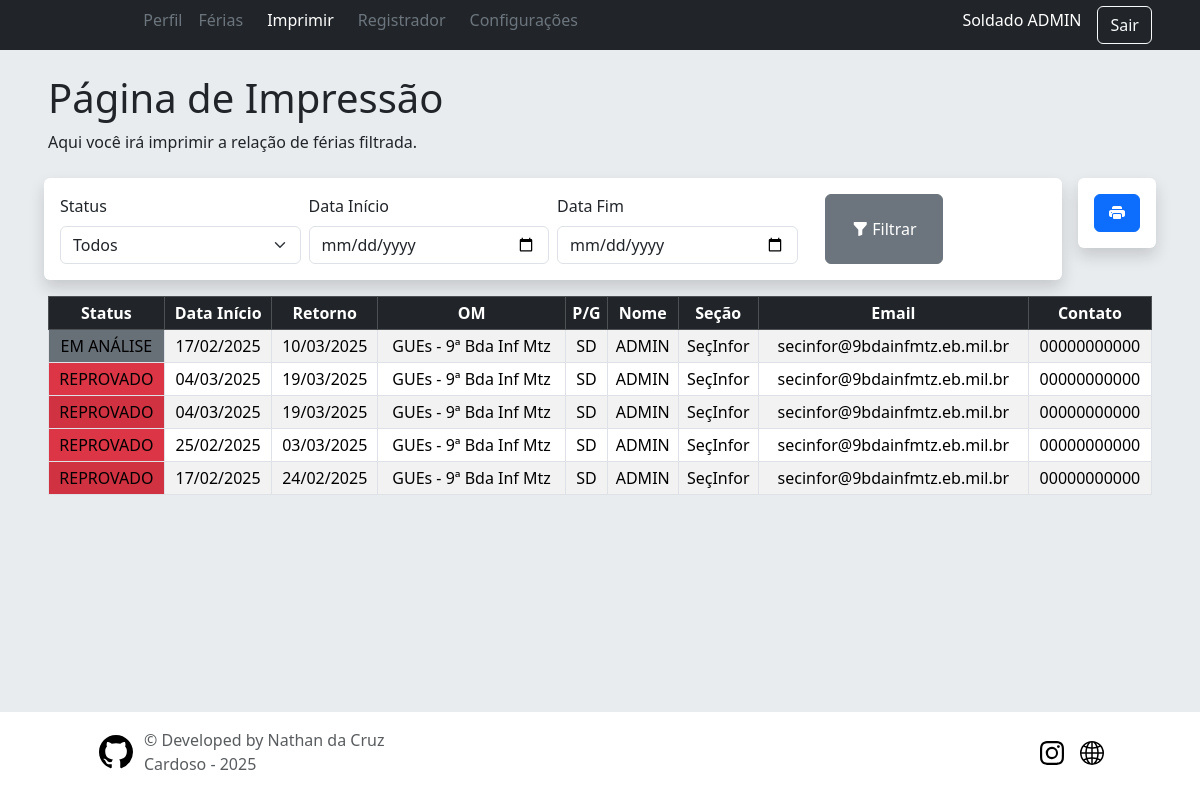
Screenshot of /user/imprimir (signed in) with the database file from the repository.
### app/models/tables.py (models this page shows, shortened)
class Patente(db.Model):
    __tablename__ = 'patentes'
    id = db.Column(db.Integer, primary_key=True)
    abrev = db.Column(db.String(50), nullable=False)
    posto = db.Column(db.String(50), nullable=False)
    users = db.relationship("User",  back_populates='patente')

class User(db.Model, UserMixin):
    __tablename__ = "users"
    id = db.Column(db.Integer, primary_key=True, nullable=False)
    username = db.Column(db.String(30), nullable=False)
    password = db.Column(db.String(255), nullable=False)  # Aumentando o tamanho para suporte a hash
    military_id = db.Column(db.String(30), unique=True, nullable=False)
    nome_completo = db.Column(db.String(30), unique=True, nullable=False)
    nome_guerra = db.Column(db.String(30), nullable=False)
    data_nascimento = db.Column(db.Date, nullable=False)
    nivel = db.Column(db.Integer, nullable=False, default=0)
    dias_disp = db.Column(db.Integer, nullable=False)
    email = db.Column(db.String(30), unique=True, nullable=False)
    telefone = db.Column(db.String(30), unique=True, nullable=False)
    fg_secao_id = db.Column(db.Integer, db.ForeignKey('secoes.id'), nullable=False)
    fg_organization_id = db.Column(db.Integer, db.ForeignKey('organizacoes.id'), nullable=False)
    fg_patente_id = db.Column(db.Integer, db.ForeignKey('patentes.id'), nullable=False)
    patente = db.relationship("Patente",  back_populates='users')
    organizacao = db.relationship("Organizacao",  back_populates='users')
    secao = db.relationship("Secao",  back_populates='users')
    ferias = db.relationship("Vacation",  back_populates='user')

class Vacation(db.Model):
    __tablename__ = "vacations"
    id = db.Column(db.Integer, primary_key=True, nullable=False)
    data_inicio = db.Column(db.Date, nullable=False)
    data_fim = db.Column(db.Date, nullable=False)
    data_registro = db.Column(db.Date, nullable=False)
    data_retorno = db.Column(db.Date, nullable=False)
    destino = db.Column(db.String(30), nullable=False)
    motivo = db.Column(db.String(255))
    dias = db.Column(db.Integer, nullable=False)
    fg_users_id = db.Column(db.Integer, db.ForeignKey('users.id'), nullable=False)
    fg_states_id = db.Column(db.Integer, db.ForeignKey('states.id'), nullable=False)
    user = db.relationship("User", back_populates='ferias')
    state = db.relationship("State", back_populates='ferias')

class State(db.Model):
    __tablename__ = 'states'
    id = db.Column(db.Integer, primary_key=True)
    abrev = db.Column(db.String(50), nullable=False)
    desc = db.Column(db.String(50), nullable=False)
    ferias = db.relationship("Vacation", back_populates='state')

class Organizacao(db.Model):
    __tablename__ = 'organizacoes'
    id = db.Column(db.Integer, primary_key=True)
    abrev = db.Column(db.String(50), nullable=False)
    name = db.Column(db.String(100), nullable=False)
    users = db.relationship("User",  back_populates='organizacao')

class Secao(db.Model):
    __tablename__ = 'secoes'
    id = db.Column(db.Integer, primary_key=True)
    section = db.Column(db.String(50), nullable=False)
    email = db.Column(db.String(100), nullable=False)
    users = db.relationship("User",  back_populates='secao')

### app/routes/user.py (the view)
@user_bp.route('/imprimir')
@required_level(2)
def imprimir():
    status = request.args.get("status")
    data_inicio = request.args.get("data_inicio")
    data_fim = request.args.get("data_fim")
    search = request.args.get("search")
    query = Vacation.query
    if status:
        query = query.join(State).filter(State.id == status)
    if data_inicio:
        query = query.filter(Vacation.data_inicio >= data_inicio)
    if data_fim:
        query = query.filter(Vacation.data_fim <= data_fim)
    if current_user.nivel == 3:
        vacations = query.join(User).order_by(Vacation.id.desc()).all()
    elif current_user.nivel == 2:
        vacations = query.join(User).order_by(Vacation.id.desc()).filter(User.fg_organization_id == current_user.fg_organization_id).all()
    return render_template("user/imprimir.html", vacations=vacations)

### app/controllers/home.py (called while the page is built)
@lm.user_loader
def load_user(user_id):
    return User.query.get(int(user_id))

### app/routes/user.py (called while the page is built)
@user_bp.before_request
@login_required
def require_login():
    pass

### app/templates/user/imprimir.html (shortened to what this page needs)
{% extends 'layouts/base.html' %}
{% block content %}
<h1>Página de Impressão</h1>
<p>Aqui você irá imprimir a relação de férias filtrada.</p>
<div class="row">
<div class="col-md-11 p-2">
  <div class="mb-2 bg-white shadow rounded-2 p-3 justify-content-between">
    <form method="GET" action="{{ url_for('user.imprimir') }}" class="row g-2">
      <div class="col-3">
        <label for="statusSelect" class="form-label">Status</label>
        <select id="statusSelect" name="status" class="form-select">
          <option value="">Todos</option>
        </select>
      </div>
      <div class="col-3">
        <label for="dataInicio" class="form-label">Data Início</label>
        <input type="date" id="dataInicio" name="data_inicio" class="form-control">
      </div>
      <div class="col-3">
        <label for="dataFim" class="form-label">Data Fim</label>
        <input type="date" id="dataFim" name="data_fim" class="form-control">
      </div>
      <div class="col-2 d-flex justify-content-center">
        <button type="submit" class="btn btn-secondary w-75"><i class="bi bi-funnel-fill"></i> Filtrar</button>
      </div>
    </form>
  </div>
</div>
<div class="col-md-1 p-2">
  <div class="mb-2 bg-white shadow rounded-2 p-3 d-flex">
    <a class="btn btn-primary w-100" href="{{ url_for('user.gerar_relatorio', **request.args) }}"><i class="bi bi-printer-fill"></i></a>
  </div>
</div>
  <div class="col-12">
    <table class="table table-sm table-striped table-hover table-bordered align-middle">
      <thead class="table-dark text-center sticky-top">
        <tr>
          <th scope="col">Status</th>
          <th scope="col">Data Início</th>
          <th scope="col">Retorno</th>
          <th scope="col">OM</th>
          <th scope="col">P/G</th>
          <th scope="col">Nome</th>
          <th scope="col">Seção</th>
          <th scope="col">Email</th>
          <th scope="col">Contato</th>
        </tr>
      </thead>
      <tbody id="userTable">
        {% for ferias in vacations %}
          <tr class="text-center">
            <td class="{{ 'bg-secondary' if ferias.state.id == 1 else
                        'bg-primary' if ferias.state.id == 2 else
                        'bg-danger' if ferias.state.id == 3 else
                        'bg-success' if ferias.state.id == 4 else
                        'bg-warning' if ferias.state.id == 5 else
                        'bg-secondary' }}">{{ ferias.state.desc }}</td>
            <td>{{ ferias.data_inicio.strftime('%d/%m/%Y') }}</td>
            <td>{{ ferias.data_retorno.strftime('%d/%m/%Y') }}</td>
            <td>{{ ferias.user.organizacao.name }}</td>
            <td>{{ ferias.user.patente.abrev }}</td>
            <td>{{ ferias.user.nome_guerra }}</td>
            <td>{{ ferias.user.secao.section }}</td>
            <td>{{ ferias.user.email }}</td>
            <td>{{ ferias.user.telefone }}</td>
          </tr>
        {% endfor %}
      </tbody>
    </table>
  </div>
</div>
{% endblock %}

### app/templates/shared/header.html (shortened to what this page needs)
<header class="text-bg-dark shadow">
  <div class="container-fluid">
    <div class="row mx-3 align-items-center">
      <div class="col-1 p-2 order-1">
      </div>
      {% if current_user.is_authenticated %}
      <div class="col-12 col-md-8 order-md-3 order-4 ">
        {% include 'layouts/navbar.html' %}
      </div>
      <div class="col-md-3 col-11 hstack order-3 accordion justify-content-end">
        <h6 class="me-3" role="search">{{ current_user.patente.posto + " " + current_user.nome_guerra }}</h6>
        <a href="{{ url_for('user.logout') }}" class="btn btn-outline-light me-2">Sair</a>
      </div>
      {% endif %}
    </div>
  </div>
</header>

### app/static/css/sign-in.css (style rules this page uses)
html, body { height: 100%; }

### rows the page displays
Patente: patente "Soldado ADMIN"
Vacation: state.desc "EM ANÁLISE", data_inicio "17/02/2025", data_retorno "10/03/2025", user.organizacao.name "GUEs - 9ª Bda Inf Mtz", user.patente.abrev "SD", user.nome_guerra "ADMIN", user.secao.section "SeçInfor", user.email "secinfor@9bdainfmtz.eb.mil.br", user.telefone "00000000000"
Vacation: state.desc "REPROVADO", data_inicio "04/03/2025", data_retorno "19/03/2025", user.organizacao.name "GUEs - 9ª Bda Inf Mtz", user.patente.abrev "SD", user.nome_guerra "ADMIN", user.secao.section "SeçInfor", user.email "secinfor@9bdainfmtz.eb.mil.br", user.telefone "00000000000"
Vacation: state.desc "REPROVADO", data_inicio "04/03/2025", data_retorno "19/03/2025", user.organizacao.name "GUEs - 9ª Bda Inf Mtz", user.patente.abrev "SD", user.nome_guerra "ADMIN", user.secao.section "SeçInfor", user.email "secinfor@9bdainfmtz.eb.mil.br", user.telefone "00000000000"
Vacation: state.desc "REPROVADO", data_inicio "25/02/2025", data_retorno "03/03/2025", user.organizacao.name "GUEs - 9ª Bda Inf Mtz", user.patente.abrev "SD", user.nome_guerra "ADMIN", user.secao.section "SeçInfor", user.email "secinfor@9bdainfmtz.eb.mil.br", user.telefone "00000000000"
Vacation: state.desc "REPROVADO", data_inicio "17/02/2025", data_retorno "24/02/2025", user.organizacao.name "GUEs - 9ª Bda Inf Mtz", user.patente.abrev "SD", user.nome_guerra "ADMIN", user.secao.section "SeçInfor", user.email "secinfor@9bdainfmtz.eb.mil.br", user.telefone "00000000000"
